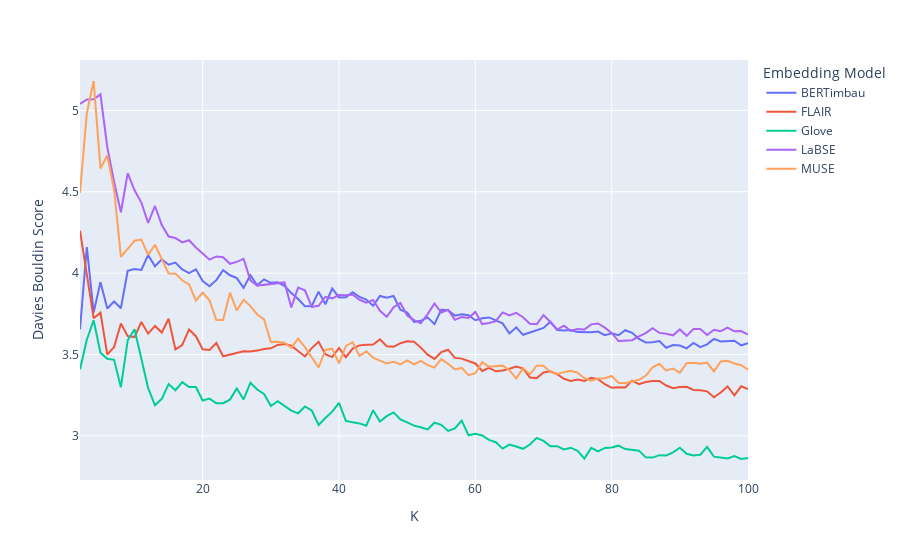

The cell this chart's notebook holds for it:
### Code cell
# metrics_helper.show_davies_bouldin_score()
